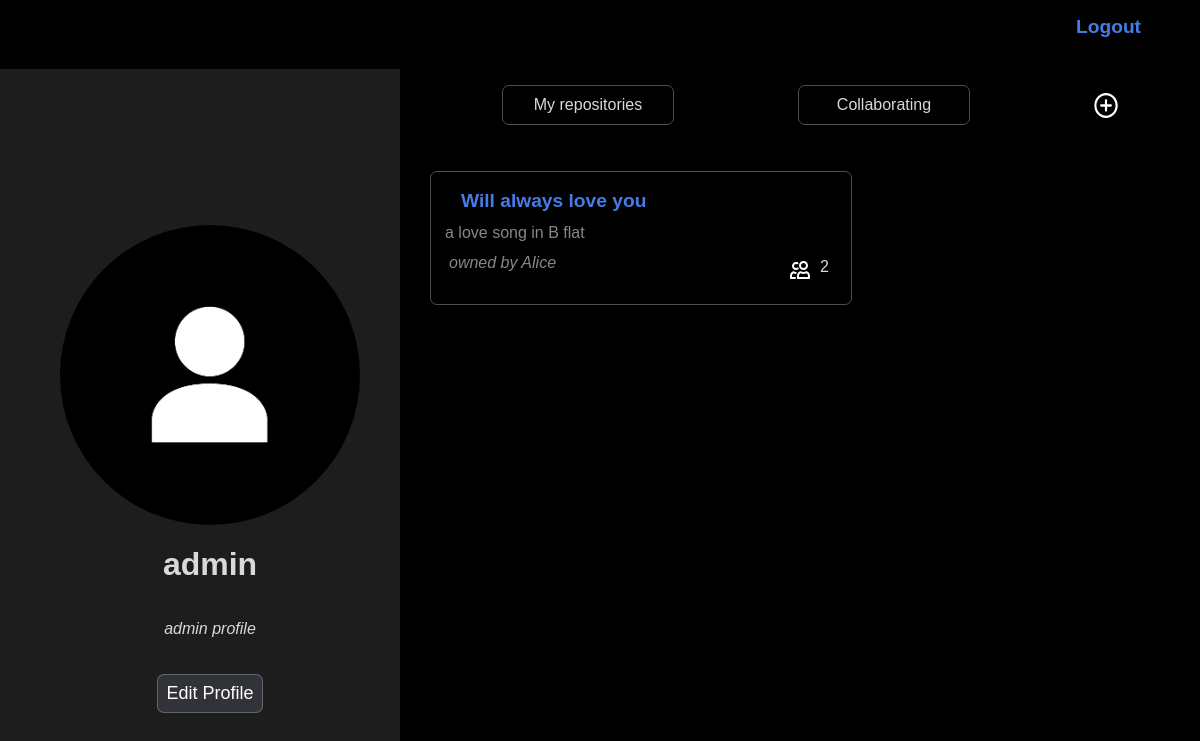
Page /dashboard (signed in) on the earlier database version.
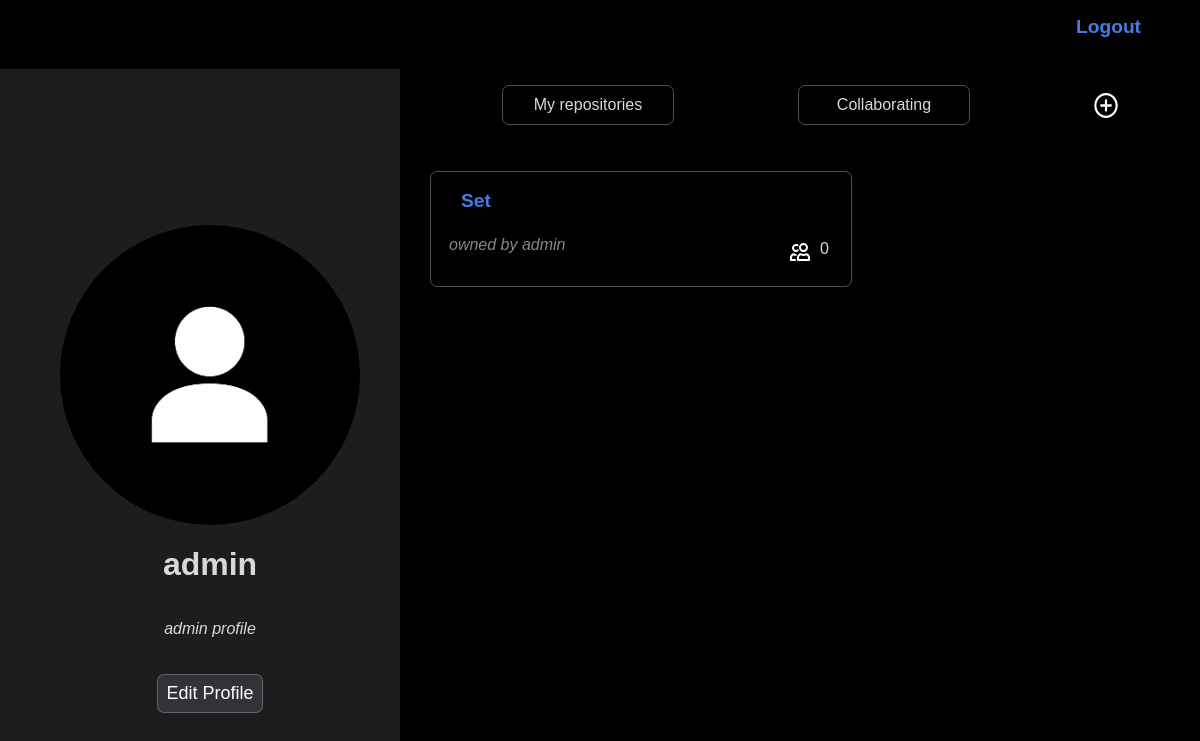
Same page on the later database version.
### palinodes/models.py (models this page shows, shortened)
class Directory(models.Model):
    name = models.CharField(max_length=50)
    description = models.TextField(max_length=300, blank=True, null=True)
    created = models.DateTimeField(auto_now_add=True)
    owner = models.ForeignKey(User, on_delete=models.CASCADE, related_name="directories")
    collaborators = models.ManyToManyField(User, blank=True, related_name="collaborating")
    parent = models.ForeignKey("self", blank=True, null=True, on_delete=models.CASCADE, related_name="subdirectories")
    @property
    def latest_notification(self):
        if self.is_repository:
            return self.notifications.latest('timestamp')
    @property
    def number_of_collaborators(self):
        return self.collaborators.count()
    @property
    def is_repository(self):
        return self.parent == None
    @property
    def last_edited(self)-> datetime:
        latests = []
        if self.files.exists():
            last_file_timestamp = self.files.latest("uploaded")
            latests = latests + [last_file_timestamp.uploaded]
        if self.comments.exists():
            last_comment_timestamp = self.comments.latest("timestamp")
            latests = latests + [last_comment_timestamp.timestamp]
        if not self.subdirectories.exists() and len(latests) > 0:
             return max(latests)
        for subdirectory in self.subdirectories.all():
            latests.append(subdirectory.last_edited)
        return max(latests, default=self.created)

class User(AbstractUser):
    pass

### palinodes/views.py (the view, shortened to what this page needs)
# urls.py: path("dashboard", views.dashboard, name="dashboard"),
@login_required
def dashboard(request):
    return render(request, "palinodes/dashboard.html", {
        "profile_form": ProfileForm()
    })

### palinodes/models.py (called while the page is built)
    @property
    def all_repositories(self):
        directories = set(self.user.directories.filter(parent = None)) | set(self.user.collaborating.filter(parent = None))
        sorted_directories = sorted(directories, key=lambda directory: directory.last_edited, reverse=True)
        return sorted_directories

    @cached_property
    def repositories(self):
        directories = self.user.directories.filter(parent = None)
        sorted_directories = sorted(directories, key=lambda directory: directory.last_edited, reverse=True)
        return sorted_directories

    @cached_property
    def collaborating_repositories(self):
        directories = self.user.collaborating.filter(parent = None)
        sorted_directories = sorted(directories, key=lambda directory: directory.last_edited, reverse=True)
        return sorted_directories

### palinodes/templates/palinodes/dashboard.html (shortened to what this page needs)
{% extends 'palinodes/layout.html' %}
{% load static %}
{% block body %}
<div id="profile-banner">
    <div id="profile-details" class="profile">
        {% if user.profile.avatar %}
        <img id="avatar" src={{user.profile.avatar.url}}>
        {% else %}
        <img style="background-color: black;" id="avatar" src="{% get_media_prefix %}Default-Profile-Picture.png" >
        {% endif %}
        <h1>{{user.username}}</h1>
        <p data-description="{{user.profile.description}}" id="profile-description"><em>{{user.profile.description}}</em></p>
        <button class="bordered clickable">Edit Profile</button>
    </div>
</div>
<div id="repositories-list">
    <ul>
        <li class="bordered clickable" id="my-repositories-btn">My repositories</li>
        <li class="bordered clickable" id="collaborating-btn">Collaborating</li>
        <li class="clickable" id="new-repository-icn" style= "width: auto; height: 24px; padding: 0px; border-radius:90%; align-self: center">
            <a href={% url 'new-repository' %}>
                <img src="{% get_media_prefix %}icons/plus-circle.svg" alt="">
            </a>
        </li>
    </ul>
    <div id="repositories-container">
        {% if user.profile.all_repositories %}
            {% for repository in user.profile.all_repositories%}
            <div class="repositories-li all-repositories bordered clickable">
                <a class="link-layer" href={% url 'repository' repository.id %}></a>
                <div class="repository-link">
                    <a href={% url 'repository' repository.id %}>
                        <strong>{{repository.name}}</strong>
                    </a>
                </div>
                <p class="dash-repo-description">{{repository.description}}</p>
                <div class="dash-collaborators">
                    <p class="dash-repo-owner-name">owned by {{repository.owner.username}}</p>
                    <div>
                        <img src="{% get_media_prefix %}icons/people.svg" alt="">
                        <p>{{repository.number_of_collaborators}}</p>
                    </div>
                </div>
            </div>
            {% endfor %}
        {% endif %}
    </div>
</div>
{% endblock %}

Differences in the rows shown:
no longer on this page (row unchanged): Directory: name "Will always love you", description "a love song in B flat", owner.username "Alice", number_of_collaborators "2"
added Directory: name "Set", owner.username "admin", number_of_collaborators "0"
